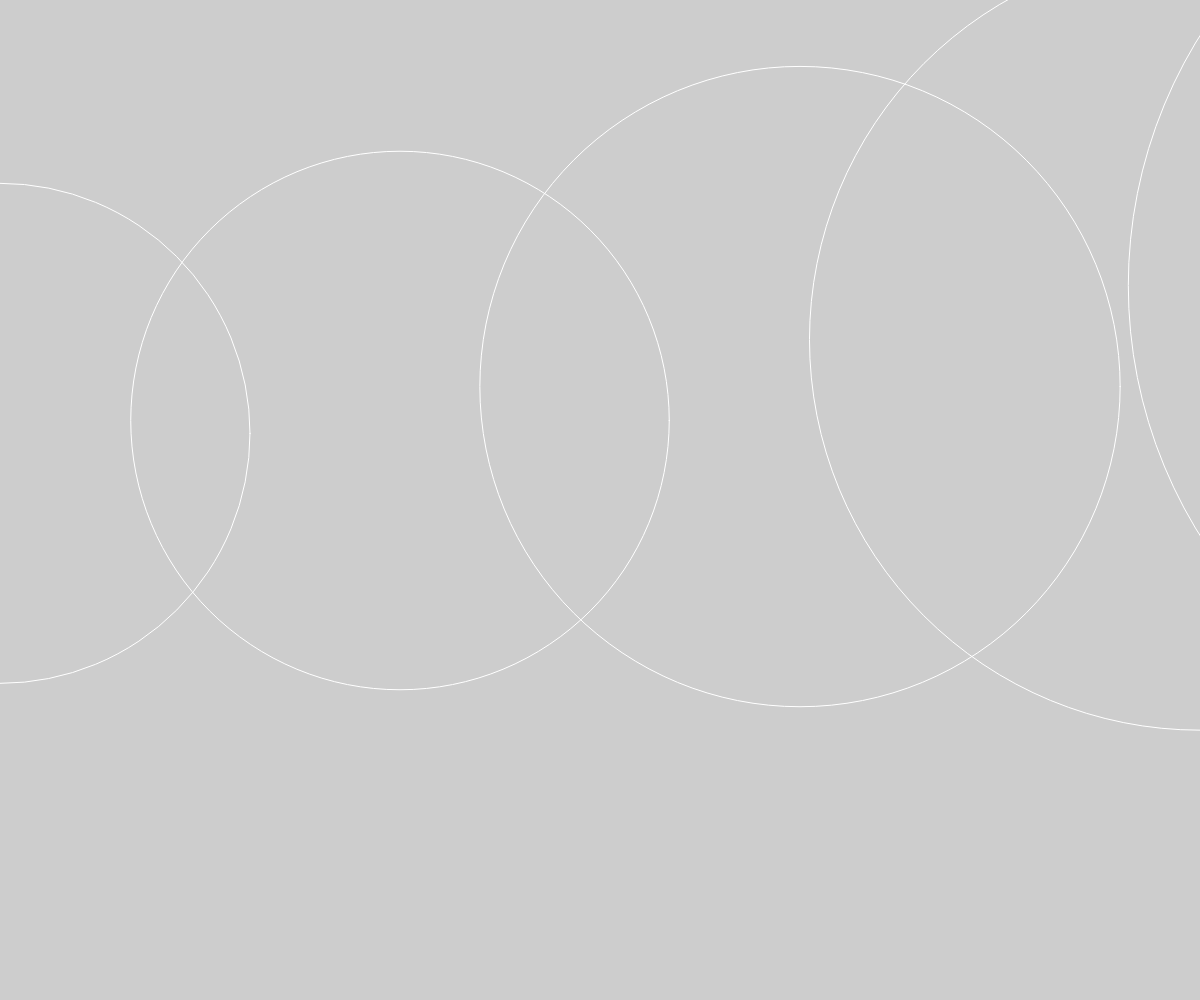
Frame 1 (no input)
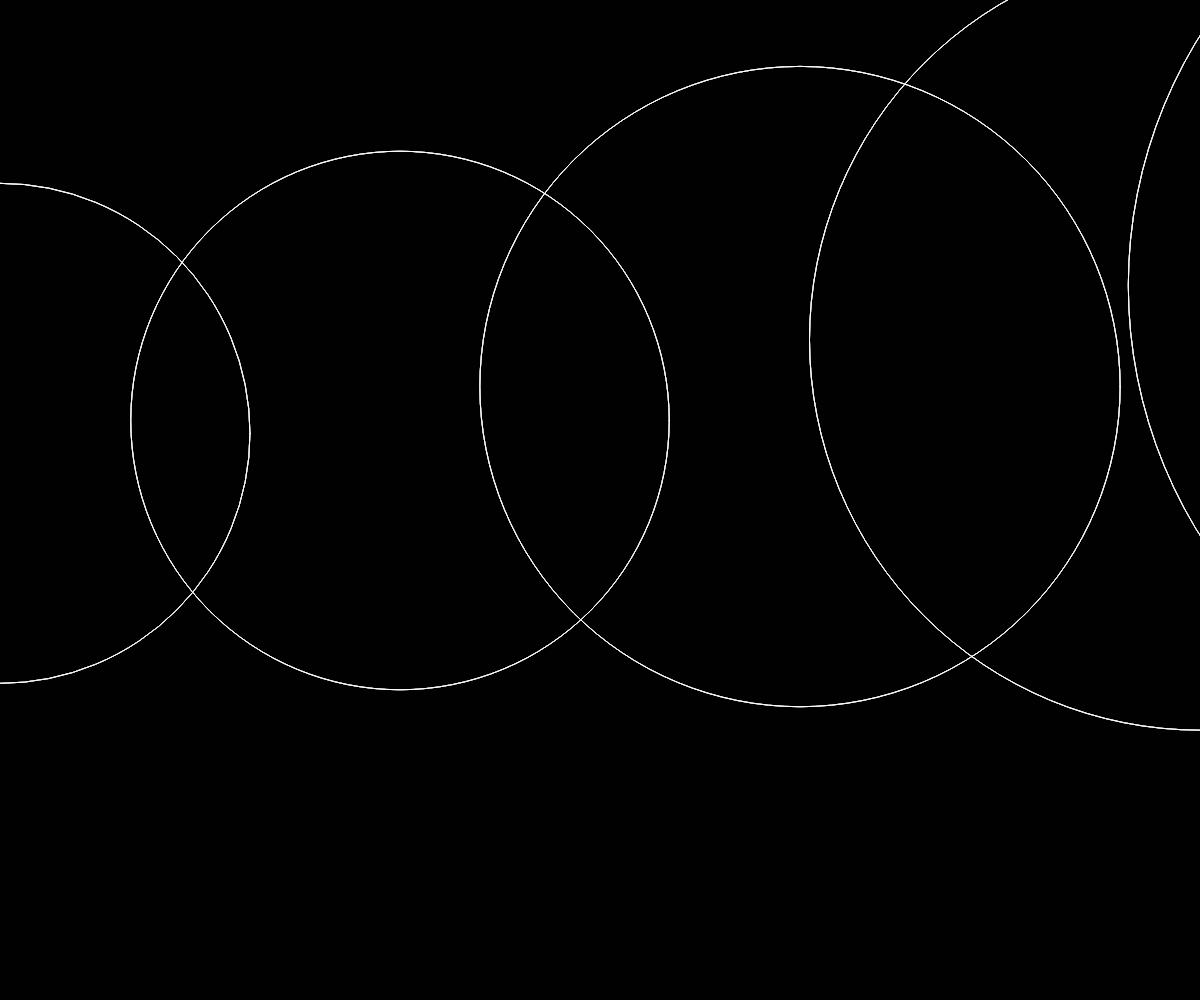
Frame 60 (no input)
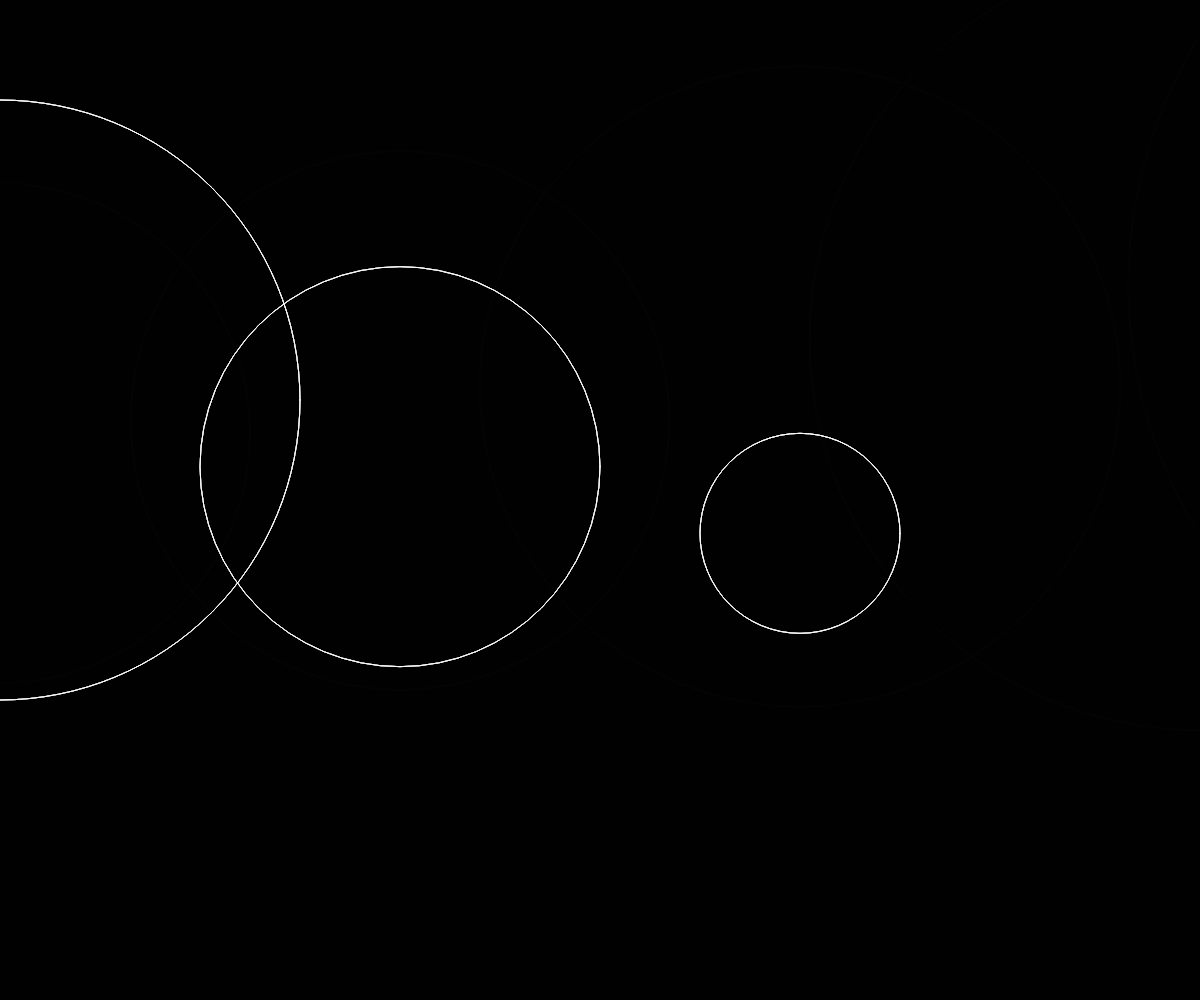
Frame 120 (the mouse pressed at the canvas centre since frame 60)

The p5.js sketch that drew these frames (run headless with seeded random() and noise() and a simulated clock; from frame 60 on, the mouse is pressed at the canvas centre):

// p5.js sketch
// ── sketch.js
 
function setup() {
  createCanvas(windowWidth, windowHeight);
 
}
 
function draw() {
  background(0, 50);
  noFill();
  stroke(255);
 
 
  for(let i = 0; i < 10; i++) {

    //plan: y position und der Durchmesser ist abhängig von Distanz von Maus zu Mitte der Ellipse
  
    let distanz = dist(mouseX, mouseY, i * 200, height/2);
    let yPos = map(distanz, 0, width, -100, 300);

    ellipse(i * 400, height / 2 -yPos, distanz, distanz);
  }
}
 
 
